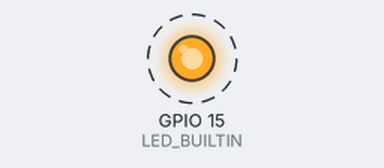
Recording of a sketch running on a simulated ESP32-C6. On the bench: output pins drawn as LEDs (lit = HIGH). Dashed ring = blinking. What the sketch prints to the serial monitor is not drawn.

Above: at 0.3 s.
Timing chart, 0 to 3.1 s (numbered marks = the images above):
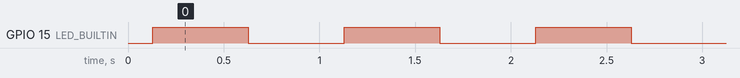

Measured:
- by itself, GPIO 15 (LED_BUILTIN): alternates HIGH for 0.50 s and LOW for 0.50 s

The sketch:

hello_world_test.ino
```cpp
/*
 * Hello World Test Program for XIAO ESP32C6
 *
 * Purpose: Validate VS Code + PlatformIO development environment setup
 *
 * This minimal test program verifies:
 * - PlatformIO builds firmware successfully
 * - Firmware flashes to XIAO ESP32C6 hardware
 * - Serial monitor communication works at 115200 baud
 * - pioarduino platform integration functions correctly
 *
 * Expected behavior:
 * - Prints startup message with chip info on boot
 * - Updates uptime and heap memory every second
 * - Blinks onboard LED at 1Hz (500ms on, 500ms off)
 *
 * Hardware: Seeed Studio XIAO ESP32C6
 * Platform: pioarduino/platform-espressif32
 *
 * Related: Issue #6 - Development environment validation
 */

#define LED_BUILTIN 15  // Onboard LED on XIAO ESP32C6 is GPIO 15

void setup() {
  // Initialize serial communication at 115200 baud
  Serial.begin(115200);

  // Wait a moment for serial to initialize
  delay(100);

  // Initialize LED pin as output
  pinMode(LED_BUILTIN, OUTPUT);

  // Print startup banner
  Serial.println("\n\n=================================");
  Serial.println("Hello World from XIAO ESP32C6!");
  Serial.println("=================================\n");

  // Display chip information
  Serial.println("System Information:");
  Serial.println("------------------");
  Serial.printf("Chip Model:    %s\n", ESP.getChipModel());
  Serial.printf("Chip Revision: %d\n", ESP.getChipRevision());
  Serial.printf("CPU Frequency: %d MHz\n", ESP.getCpuFreqMHz());
  Serial.printf("Flash Size:    %d MB\n", ESP.getFlashChipSize() / (1024 * 1024));
  Serial.printf("Free Heap:     %d bytes\n", ESP.getFreeHeap());
  Serial.printf("SDK Version:   %s\n", ESP.getSdkVersion());
  Serial.println("------------------\n");

  Serial.println("Starting main loop...");
  Serial.println("(LED should blink at 1Hz)\n");
}

void loop() {
  // Calculate uptime in seconds
  unsigned long uptimeSeconds = millis() / 1000;

  // Print status update with uptime and free heap
  Serial.printf("✓ Alive! Uptime: %lu seconds | Free Heap: %d bytes\n",
                uptimeSeconds, ESP.getFreeHeap());

  // Blink LED - turn on
  digitalWrite(LED_BUILTIN, HIGH);
  delay(500);

  // Blink LED - turn off
  digitalWrite(LED_BUILTIN, LOW);
  delay(500);
}
```
